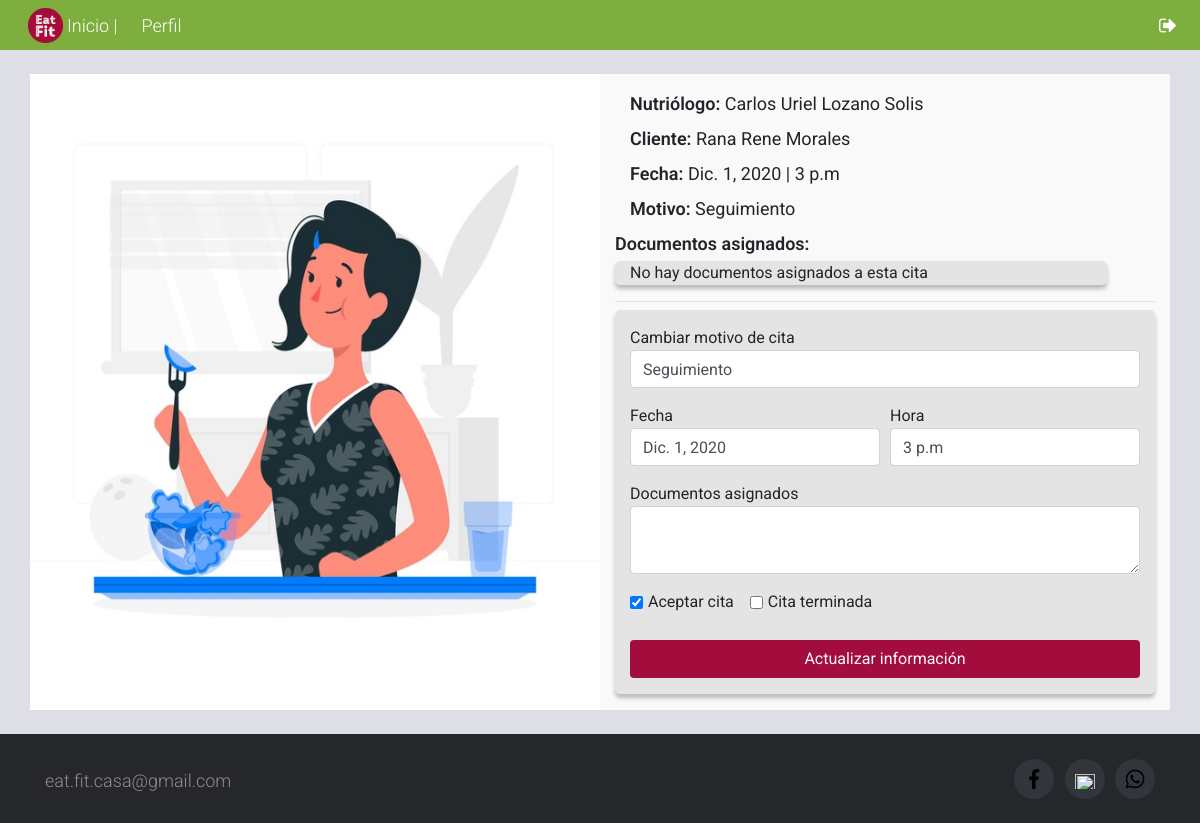
Page /mi-perfil/detalle-cita/2 (signed in) on the committed database.
### services/models.py (models this page shows, shortened)
class Receta(models.Model):
    nutriologo      = models.ForeignKey (Nutriologist, on_delete=models.CASCADE)
    cliente         = models.ForeignKey (Profile, on_delete=models.CASCADE)
    fecha_de_cita   = models.DateField (blank=False, null=False)
    hora_de_cita    = models.CharField (max_length=15,blank=True,null=False)
    motivo_de_cita  = models.CharField (max_length=40,blank=True, null=True)
    dctos_asignados = models.TextField (blank=True, null=True)
    estado          = models.BooleanField(default=False)
    activa          = models.BooleanField(default=True)

### Users/models.py (models this page shows, shortened)
class Nutriologist (models.Model):
    usuario = models.OneToOneField (Profile, to_field='user', on_delete=models.CASCADE)
    attention_days  = models.CharField (max_length=50, blank=True, null=True)
    attention_hours = models.CharField (max_length=40, blank=True, null=True)
    age             = models.IntegerField (blank=True, null=True)
    work_approach   = models.CharField (max_length=60, blank=False) #Enfoque del nutriologo como ej. especialista en obecidad etc etc etc.
    cedula_prof_det = models.CharField (max_length=60, blank=True, null=True)
    cedula_prof_img = CloudinaryField('image', blank = True, null = True)
    biography       = models.TextField (blank=True, null=True)
    active          = models.BooleanField (default=True)

class Profile(models.Model):
    user = models.OneToOneField(User, on_delete=models.CASCADE)
    picture = CloudinaryField('image', blank = True, null = True)
    is_nutriologist = models.BooleanField(default=False)
    is_client = models.BooleanField(default=True)

### Users/views.py (the view)
# urls.py: path('mi-perfil/detalle-cita/<str:id>', users_views.detalle_cita_view, name='detalleCita'),
@login_required
def detalle_cita_view(request, id):
    current_user = request.user
    receta = Receta.objects.get(id=id)
    if request.method =='POST':
        form = UpdateRecetaForm(request.POST)
        if form.is_valid():
            data=form.cleaned_data
            receta.fecha_de_cita = data['fecha_de_cita']
            receta.hora_de_cita = data['hora_de_cita']
            receta.motivo_de_cita = data['motivo_de_cita']
            receta.dctos_asignados = data['dctos_asignados']
            receta.estado = data['estado']
            receta.activa = data['activa']
            receta.save()
            return redirect('home')
    else:
        form = UpdateRecetaForm()
    return render(request, 'users/detalle_cita.html', {'cita':receta, 'form':form})

### services/forms.py
class UpdateRecetaForm(forms.Form):
    fecha_de_cita = forms.DateField (required=True, error_messages={'required':'El campo de usuario no puede estar vacío!'})
    hora_de_cita = forms.CharField(
        max_length=14,
        required=True,
        error_messages={
            'required':'El campo no puede estar vacío!',
            'max_length':'No puede tener una longitud mayor a 14 caracteres'
        })
    motivo_de_cita = forms.CharField (
        max_length=39,
        required=True,
        error_messages={
            'required':'Agrega un motivo a la cita',
            'max_length':'No puede tener una longitud mayor a 40 caracteres'
        })
    dctos_asignados = forms.CharField(
        max_length=500,
        required=False,
        error_messages={
            'max_length':'No puede tener una longitud mayor a 500 caracteres'
        }
    )
    estado = forms.BooleanField(required=False)
    activa = forms.BooleanField(required=False)

### templates/users/detalle_cita.html (shortened to what this page needs)
<!DOCTYPE html>
<html lang="es">
<head>
    {% load static %}
    <link rel="stylesheet" href="{% static 'css/bootstrap.min.css' %}"/>
    <link rel="stylesheet" href="{% static 'css/userPage.css' %}"/>
    <link rel="stylesheet" href="{% static 'css/mainStyle.css' %}"/>
    <link rel="stylesheet" href="{% static 'css/detalleCita.css' %}"/>
    <link rel="stylesheet" href="{% static 'css/footerStyle.css' %}"/>
</head>
<body class="fondoDetalle">
{% include "navbar.html" %}
<div class="container my-4">
    <div class="row">
        <div class="col-md-6 m-0 p-0"> <img src="{% static 'img/comer-sano.jpg' %}" width="100%" height="100%" class="p-0 m-0"> </div>
        <div class="col-md-6 second py-3">
            <div class="col text-wrap mb-2"><span class="nText bigText">Nutriólogo: </span><span class="bigText">{{cita.nutriologo.usuario.user.get_full_name}}</span><br> </div>
            <div class="col text-wrap mb-2"><span class="nText bigText">Cliente: </span><span class="bigText">{{cita.cliente.user.get_full_name}}</span><br> </div>
            <div class="col text-wrap mb-2"><span class="nText bigText">Fecha: </span><span class="bigText">{{cita.fecha_de_cita}} | {{cita.hora_de_cita}}</span><br> </div>
            <div class="col text-wrap mb-2"><span class="nText bigText">Motivo: </span><span class="bigText">{{cita.motivo_de_cita}}</span><br> </div>
            <p class="nText bigText m-0 p-0">Documentos asignados:</p>
            <div class="div fondoDocs mx-0 my-1 mb-2 mr-5">
                <div class="col text-wrap">
                    {% if cita.dctos_asignados %}
                    <p>{{cita.dctos_asignados|linebreaks}}</p>
                    {% else %}
                    <p>No hay documentos asignados a esta cita</p>
                    {% endif %}
                </div>
            </div>
            <div class="col-12 mt-0 pt-0 mb-2 border-bottom"></div>
            {% if request.user.profile.is_nutriologist %}
                <div class="col fondoDocs py-3">
                    <form action="{% url 'detalleCita' cita.id %}" method="POST" enctype="multipart/form-data">
                        <div class="form-group">
                            <label class="mb-0 ">Cambiar motivo de cita</label>
                            <input
                                class="form-control {% if form.motivo_de_cita.errors %}is-invalid{% endif %}"
                                type="text"
                                name="motivo_de_cita"
                                value="{{cita.motivo_de_cita}}"
                            >
                        </div>
                        <div class="form-row mb-3">
                            <div class="col">
                                <label class="mb-0">Fecha</label>
                                <input
                                    class="form-control {% if form.fecha_de_cita.errors %}is-invalid{% endif %}"
                                    type="text"
                                    name="fecha_de_cita"
                                    value="{{cita.fecha_de_cita}}"
                                    required/>
                            </div>
                            <div class="col">
                                <label class="mb-0">Hora</label>
                                <input
                                    class="form-control  {% if form.hora_de_cita.errors %}is-invalid{% endif %}"
                                    type="text"
                                    name="hora_de_cita"
                                    value="{{cita.hora_de_cita}}"
                                    required
                                >
                            </div>
                        </div>
                        <div class="form-group">
                            <label class="mb-0">Documentos asignados</label>
                            <textarea
                                class="form-control vLargeTextField navText {% if form.dctos_asignados.errors %}is-invalid{% endif %}"
                                name="dctos_asignados"
                                rows="2">{{cita.dctos_asignados}}</textarea>
                        </div>
                        <div class="form-check form-check-inline">
                            <input class="form-check-input" type="checkbox" id="inlineCheckbox1" name="estado" value="True" {% if cita.estado %}checked{% endif %}>
                            <label class="form-check-label" for="inlineCheckbox1">Aceptar cita</label>
                        </div>
                        <div class="form-check form-check-inline">
                            <input class="form-check-input" type="checkbox" id="inlineCheckbox2" name="activa" value="True">
                            <label class="form-check-label" for="inlineCheckbox2">Cita terminada</label>
                        </div>
                        <button type="submit" class="btn colorRed text-light btn-block mt-4">Actualizar información</button>
                    </form>
                </div>
            {% endif %}
        </div>
    </div>
</div>
{% include "footer.html" %}
</body>
</html>

### static/css/userPage.css (style rules this page uses)
.fondoDocs { background: rgba(196, 196, 196, 0.4); border-radius: 5px; box-shadow: 0px 4px 4px rgba(0, 0, 0, 0.25); }

### static/css/mainStyle.css (style rules this page uses)
body { font-family: 'Roboto', sans-serif; position: relative; }
.colorRed { background: #A30D3D !important; }
.bigText { font-size: 18px; }
.nText { font-weight: 600; }
.navText { display: flex; align-items: center; font-weight: 300; font-size: 18px !important; }

### static/css/detalleCita.css (style rules this page uses)
body { background: #DEDEE6 }
.container { border: none; border-radius: 0 }
.second { background-color: #F9F9F9; }

### rows in the picture
Receta: nutriologo.usuario.user.get_full_name "Carlos Uriel Lozano Solis", cliente.user.get_full_name "Rana Rene Morales", fecha_de_cita "Dic. 1, 2020", hora_de_cita "3 p.m", motivo_de_cita "Seguimiento", estado "☑"
